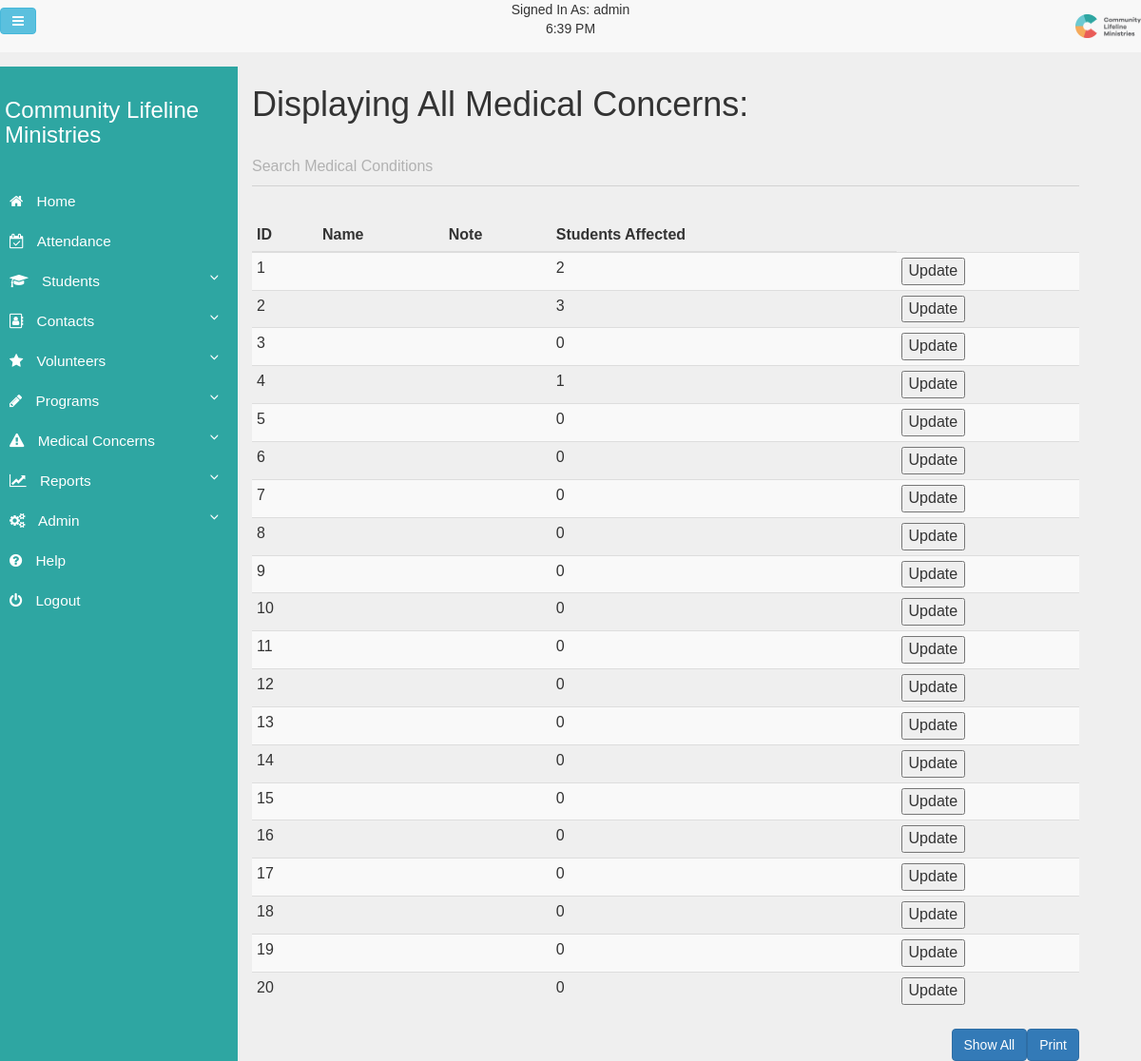
Screenshot of /php-files/show/ShowMedicalConcerns.php (signed in) with the database file from the repository.
### tables this page shows
CREATE TABLE Medical_Concerns (
  Created_Timestamp      TIMESTAMP DEFAULT now(),
  Last_Updated_Timestamp TIMESTAMP DEFAULT CURRENT_TIMESTAMP,
  Author_Username        VARCHAR(30),
  Id                     INT(10)   AUTO_INCREMENT PRIMARY KEY,
  Name                   VARCHAR(60),
  Type                   VARCHAR(60),
  Note                   VARCHAR(500)
);

### php-files/show/ShowMedicalConcerns.php (the view, shortened to what this page needs)
<?php
include("../scripts/header.php");
include("../../db/config.php");
$query = "SELECT * FROM Medical_Concerns;";
$result = mysqli_query($db, $query);
?>
<h1>Displaying All Medical Concerns:</h1>
<div class="col-lg">
    <div class="mdl-textfield mdl-js-textfield mdl-textfield--floating-label">
        <input id="searchInput" class="mdl-textfield__input" name="searchInput" onkeyup="FilterFields();"
               type="text"/>
        <label class="mdl-textfield__label" for="searchInput">Search Medical Conditions</label>
    </div>
</div>
<br/>
<div id="print_div" class="table-wrapper">
    <table id="allergy-table" class="table table-condensed table-striped">
        <thead>
        <tr>
            <th>ID</th>
            <th>Name</th>
            <th>Note</th>
            <th>Students Affected</th>
        </tr>
        </thead>
        <tbody>
        <?php
        while ($row = mysqli_fetch_array($result, MYSQLI_ASSOC)) {
            $search = $row['Id'];
            $studentToAllergyQuery = ("SELECT COUNT(Medical_Concern_Id) from Student_To_Medical_Concerns Where Medical_Concern_Id = $search;");
            $rs = mysqli_query($db, $studentToAllergyQuery);
            $result2 = mysqli_fetch_array($rs);
            echo "<tr><td>";
            echo $row['Id'];
            echo "</td><td>";
            echo "</td><td>";
            echo "</td><td>";
            echo "$result2[0]";
            echo "</td><td>";
            echo "<button class='table-update-button' type='button' value='$search' >Update</button>";
        }
        ?>
        </tbody>
    </table>
</div>
<input type="button" class="btn btn-primary pull-right" onclick="printReport('print_div')" value="Print"/>
<input type="button" id="show-all-button" class="btn btn-primary pull-right" value="Show All"/>
<?php
include("../scripts/footer.php");
?>

### css/mdl-input-styles.css (style rules this page uses)
.mdl-textfield { position: relative; font-size: 17px; display: inline-block; box-sizing: border-box; width: 100%; max-width: 100%; margin: 0; padding: 25px 0 15px 0; font-weight: 300; }
.mdl-textfield__input { border: none; border-bottom: 1px solid rgba(0, 0, 0, .12); display: block; font-size: 16px; font-family: "Helvetica", "Arial", sans-serif; margin: 0; padding: 4px 0; width: 100%; background: 0 0; text-align: left; color: inherit }
.mdl-textfield__label { bottom: 0; color: rgba(0, 0, 0, .26); font-size: 16px; font-weight: 300; left: 0; right: 0; pointer-events: none; position: absolute; display: block; top: 24px; width: 100%; overflow: hidden; white-space: nowrap; text-align: left }
.mdl-textfield--floating-label .mdl-textfield__label { transition-duration: .2s; transition-timing-function: cubic-bezier(.4, 0, .2, 1) }
.mdl-textfield__label:after { background-color: #7fc6a6; bottom: 10px; content: ''; height: 2px; left: 45%; position: absolute; transition-duration: .2s; transition-timing-function: cubic-bezier(.4, 0, .2, 1); visibility: hidden; width: 10px }

### css/clm.css (style rules this page uses)
body { font-family: 'Verdana', sans-serif; background: #efefef; padding-top: 70px; }

### css/table-styles.css (style rules this page uses)
*, *:after, *::before { -webkit-box-sizing: border-box; -moz-box-sizing: border-box; box-sizing: border-box; }

### rows the page displays
medical_concerns: Id "1", result2 "2"
medical_concerns: Id "2", result2 "3"
medical_concerns: Id "3", result2 "0"
medical_concerns: Id "4", result2 "1"
medical_concerns: Id "5", result2 "0"
medical_concerns: Id "6", result2 "0"
medical_concerns: Id "7", result2 "0"
medical_concerns: Id "8", result2 "0"
medical_concerns: Id "9", result2 "0"
medical_concerns: Id "10", result2 "0"
medical_concerns: Id "11", result2 "0"
medical_concerns: Id "12", result2 "0"
medical_concerns: Id "13", result2 "0"
medical_concerns: Id "14", result2 "0"
medical_concerns: Id "15", result2 "0"
medical_concerns: Id "16", result2 "0"
medical_concerns: Id "17", result2 "0"
medical_concerns: Id "18", result2 "0"
medical_concerns: Id "19", result2 "0"
medical_concerns: Id "20", result2 "0"

### other values shown
$userMakingChanges "admin"
